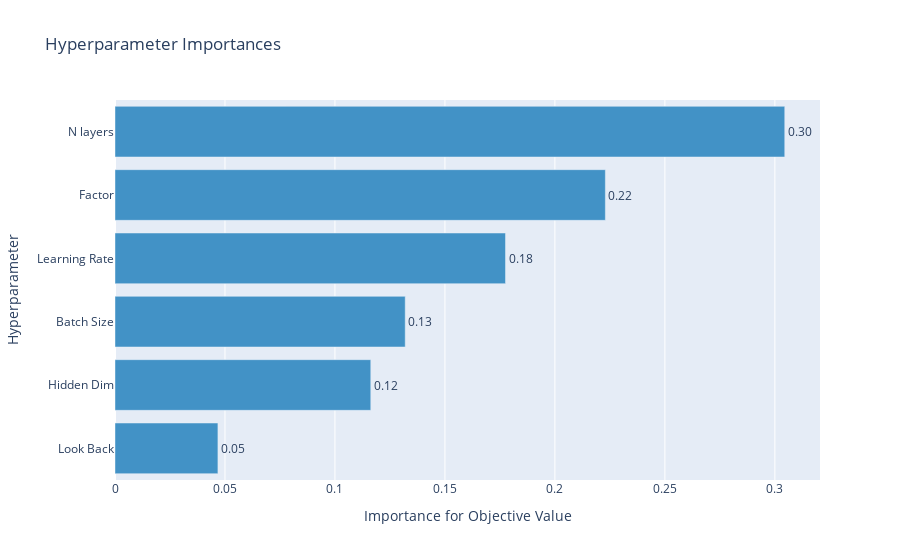

The notebook cell this image was saved under:
### Code cell
optuna.visualization.plot_param_importances(study_lstm)

### Figure 1 — Plotly figure (JSON) as saved in the notebook; plotly's stock layout.template omitted (floating-point values rounded to 4 significant figures)
{"data": [{"cliponaxis": false, "hovertemplate": ["Look Back (IntUniformDistribution): 0.04679409426798962<extra></extra>", "Hidden Dim (CategoricalDistribution): 0.11628263254748653<extra></extra>", "Batch Size (CategoricalDistribution): 0.13194631524107828<extra></extra>", "Learning Rate (LogUniformDistribution): 0.17754097557462933<extra></extra>", "Factor (DiscreteUniformDistribution): 0.2229378116241753<extra></extra>", "N layers (IntUniformDistribution): 0.3044981707446409<extra></extra>"], "marker": {"color": "rgb(66,146,198)"}, "orientation": "h", "text": ["0.04679409426798962", "0.11628263254748653", "0.13194631524107828", "0.17754097557462933", "0.2229378116241753", "0.3044981707446409"], "textposition": "outside", "texttemplate": "%{text:.2f}", "type": "bar", "x": [0.04679, 0.1163, 0.1319, 0.1775, 0.2229, 0.3045], "y": ["Look Back", "Hidden Dim", "Batch Size", "Learning Rate", "Factor", "N layers"]}], "layout": {"showlegend": false, "title": {"text": "Hyperparameter Importances"}, "xaxis": {"title": {"text": "Importance for Objective Value"}}, "yaxis": {"title": {"text": "Hyperparameter"}}}}
